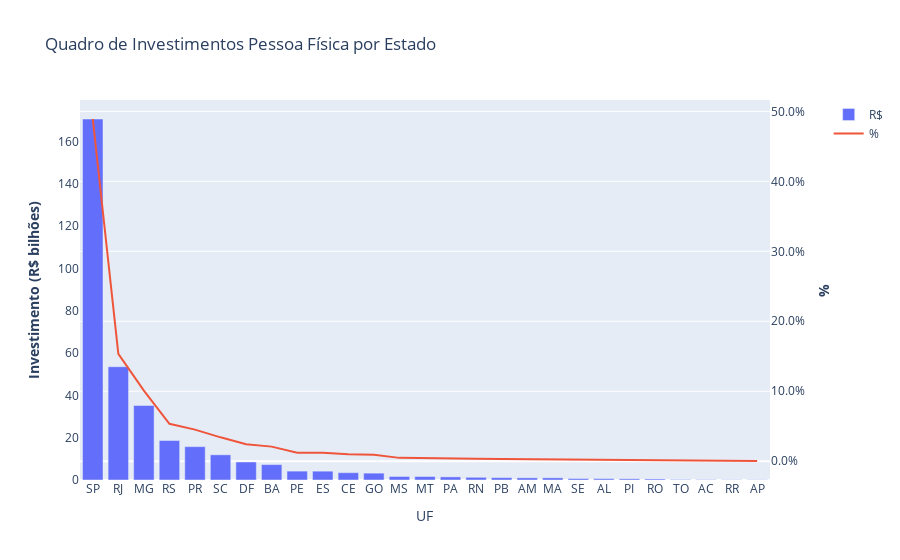

Notebook cell for this chart:
### Code cell
perfil_investidor_region_total = perfil_investidor_region_total.sort_values('valor', ascending=False)

# cria eixo secundario
fig = make_subplots(specs=[[{"secondary_y": True}]])

fig.add_trace(go.Bar(x=perfil_investidor_region_total.uf, y=perfil_investidor_region_total.valor, name="R$"),
                secondary_y=False)

fig.add_trace(go.Scatter(x=perfil_investidor_region_total.uf, y=perfil_investidor_region_total.percent, name="%"),
                secondary_y=True)

fig.update_layout(title_text="Quadro de Investimentos Pessoa Física por Estado",
                    xaxis_showgrid=False, yaxis_showgrid=False)

fig.update_xaxes(title_text="UF")
fig.update_yaxes(title_text="<b>Investimento (R$ bilhões)</b>", secondary_y=False)
fig.update_yaxes(title_text="<b>%</b>", secondary_y=True, tickformat = ".1%")

fig.show()

### Figure 1 — Plotly figure (JSON) as saved in the notebook; plotly's stock layout.template omitted (floating-point values rounded to 4 significant figures)
{"data": [{"name": "R$", "type": "bar", "x": ["SP", "RJ", "MG", "RS", "PR", "SC", "DF", "BA", "PE", "ES", "CE", "GO", "MS", "MT", "PA", "RN", "PB", "AM", "MA", "SE", "AL", "PI", "RO", "TO", "AC", "RR", "AP"], "xaxis": "x", "y": [170.5, 53.51, 35.21, 18.66, 15.76, 11.9, 8.512, 7.274, 4.193, 4.17, 3.453, 3.242, 1.669, 1.642, 1.467, 1.276, 1.125, 1.029, 1.024, 0.7069, 0.6389, 0.5679, 0.4946, 0.2402, 0.1576, 0.1104, 0.1088], "yaxis": "y"}, {"name": "%", "type": "scatter", "x": ["SP", "RJ", "MG", "RS", "PR", "SC", "DF", "BA", "PE", "ES", "CE", "GO", "MS", "MT", "PA", "RN", "PB", "AM", "MA", "SE", "AL", "PI", "RO", "TO", "AC", "RR", "AP"], "xaxis": "x", "y": [0.4891, 0.1535, 0.101, 0.05351, 0.04519, 0.03413, 0.02441, 0.02086, 0.01203, 0.01196, 0.009905, 0.009299, 0.004786, 0.004708, 0.004208, 0.003658, 0.003226, 0.002952, 0.002937, 0.002027, 0.001832, 0.001629, 0.001419, 0.0006888, 0.0004519, 0.0003166, 0.000312], "yaxis": "y2"}], "layout": {"title": {"text": "Quadro de Investimentos Pessoa Física por Estado"}, "xaxis": {"anchor": "y", "domain": [0, 0.94], "showgrid": false, "title": {"text": "UF"}}, "yaxis": {"anchor": "x", "domain": [0, 1], "showgrid": false, "title": {"text": "<b>Investimento (R$ bilhões)</b>"}}, "yaxis2": {"anchor": "x", "overlaying": "y", "side": "right", "tickformat": ".1%", "title": {"text": "<b>%</b>"}}}}
